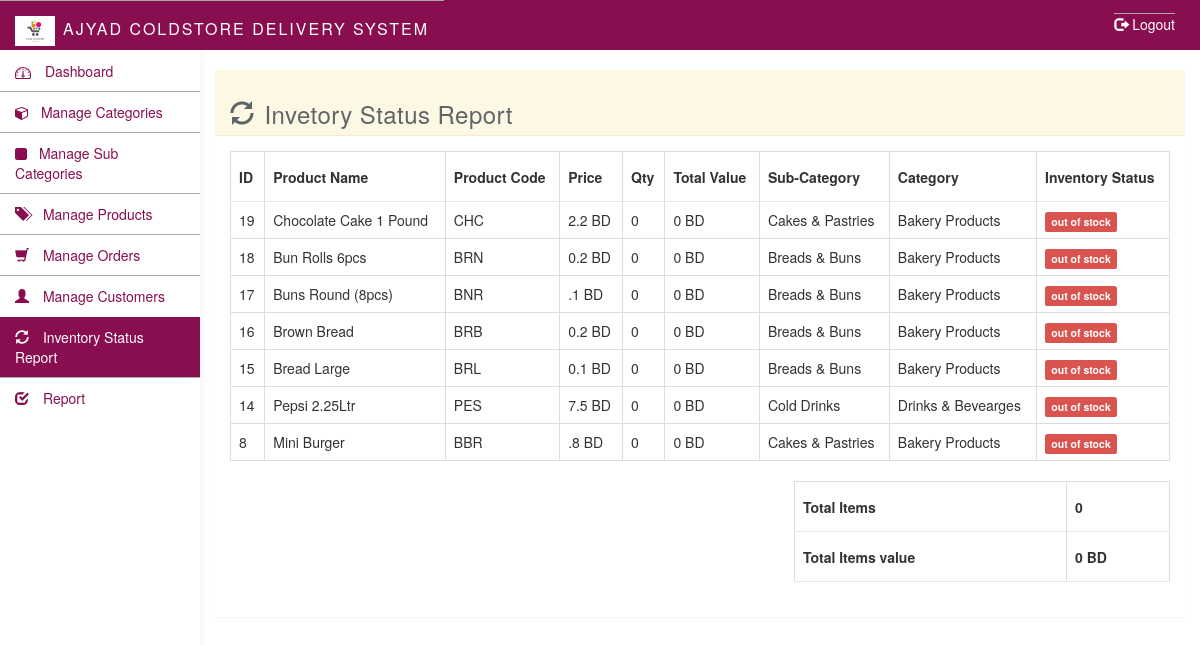
/admin/inventory_status.php (signed in), run on the app's committed database.
### tables this page shows
CREATE TABLE `products` (
  `id` int(11) NOT NULL,
  `subcategory_id` int(11) NOT NULL,
  `category_id` int(11) NOT NULL,
  `product_code` varchar(255) NOT NULL,
  `product_name` varchar(255) NOT NULL,
  `product_price` varchar(255) NOT NULL,
  `product_desc` text NOT NULL,
  `image_1` varchar(255) NOT NULL,
  `image_2` varchar(255) NOT NULL,
  `image_3` varchar(255) NOT NULL,
  `qty` int(11) NOT NULL,
  `stock_status` tinyint(4) NOT NULL,
  `product_status` tinyint(4) NOT NULL,
  `status` tinyint(1) NOT NULL DEFAULT '1',
  `created_date` datetime NOT NULL,
  `modified_date` datetime NOT NULL
);

CREATE TABLE `product_subcategories` (
  `id` int(11) NOT NULL,
  `category_id` int(11) NOT NULL,
  `name` varchar(255) NOT NULL,
  `is_active` tinyint(1) NOT NULL,
  `status` tinyint(1) NOT NULL DEFAULT '1',
  `created_date` datetime NOT NULL DEFAULT CURRENT_TIMESTAMP
);

CREATE TABLE `product_categories` (
  `id` int(11) NOT NULL,
  `category_code` varchar(10) NOT NULL,
  `category_name` varchar(255) NOT NULL,
  `image` varchar(255) NOT NULL,
  `is_active` tinyint(1) NOT NULL DEFAULT '1',
  `status` tinyint(4) NOT NULL,
  `created_date` datetime NOT NULL
);

### functions.php (called while the page is built, shortened)
<?php
function getCategoryNameFromId($con, $cat_id){
  $sql = "SELECT category_name FROM product_categories
  WHERE id = $cat_id";
  $rs = mysqli_query($con, $sql);
  return mysqli_fetch_row($rs)[0];
}
function getSubCategoryNameFromId($con, $subcat_id){
  $sql = "SELECT name FROM product_subcategories
  WHERE id = $subcat_id";
  $rs = mysqli_query($con, $sql);
  return mysqli_fetch_row($rs)[0];
}
?>

### admin/inventory_status.php (the view, shortened to what this page needs)
<?php require_once 'includes/header.php'; ?>
	<div class="col-sm-9 col-sm-offset-3 col-lg-10 col-lg-offset-2 main">
		<div class="row">
			<ol class="breadcrumb top-bar-margin">
				<li><a href="#"><span class="glyphicon glyphicon-home"></span> </a></li>
				<li class="active">Manage Products</li>
			</ol>
		</div>
		<br>
		<div class="panel panel-warning">
	  	<div class="panel-heading">
	  		<h3><span class="glyphicon glyphicon-refresh"  style="margin-right: 10px"></span>Invetory Status Report</h3>
	  		<div id="errorDiv" class="col-sm-8 col-sm-offset-2">
      </div>
      <div class="clearfix"></div>
	  	</div>
	  	<div class="panel-body">
	  		<table class="table table-bordered">
	  			<thead>
	  				<tr>
	  					<th>
	  						ID
	  					</th>
	  					<th>
	  						Product Name
	  					</th>
	  					<th>
	  						Product Code
	  					</th>
	  					<th>
	  						Price
	  					</th>
	  					<th>
	  						Qty
	  					</th>
	  					<th>
	  					  Total Value
	  					</th>
	  					<th>
	  						Sub-Category
	  					</th>
	  					<th>
	  						Category
	  					</th>
	  					<th>
	  						Inventory Status
	  					</th>
	  				</tr>
	  			</thead>
	  			<tbody>
  				<?php
  				$totalQty = 0;
  				$totalValue = 0;
  					$sql = "SELECT * FROM products
  					WHERE status = 1
					ORDER BY created_date DESC";
  					$rs = mysqli_query($con, $sql);
					while ($row = mysqli_fetch_assoc($rs)){
						$totalQty += $row['qty'];
						$totalValue += $row['qty']* $row['product_price'];
						$inventoryStatus = '';
						if($row['qty'] < 1){
							$inventoryStatus = '
		  				<label for="" class="label label-danger">out of stock</label>';
						}
						?>
		  			<tr>
						<td><?=$row['id'] ?></td>
						<td><?=ucwords($row['product_name']) ?></td>
						<td><?=$row['product_code'] ?></td>
						<td><?=$row['product_price'] ?> BD</td>
						<td><?=$row['qty'] ?></td>
						<td><?=$row['qty']* $row['product_price']?> BD</td>
						<td><?php echo ucfirst(getSubCategoryNameFromId($con, $row['subcategory_id'])) ?></td>
						<td><?php echo ucfirst(getCategoryNameFromId($con, $row['category_id'])) ?></td>
						<td><?=$inventoryStatus; ?></td>
		  			</tr>
				<?php } ?>
	  			</tbody>
	  		</table>
	  		<table class="table table-bordered" style="width: 40%;float: right;">
	  			<thead>
	  				<tr>
	  					<th>Total Items</th>
	  					<th><?php echo $totalQty ?></th>
	  				</tr>
	  				<tr>
	  					<th>Total Items value</th>
	  					<th><?php echo $totalValue ?> BD</th>
	  				</tr>
	  			</thead>
	  		</table>
	  	</div>
	  </div>
	</div>
</body>
</html>

### admin/css/styles.css (style rules this page uses)
h1, h2, h3, h4, h5, h6 { color: #5f6468; }
h3, h4 { font-weight: 300; }
.panel { border: 0; }
.panel-heading { font-size: 18px; font-weight: 300; letter-spacing: 0.025em; height: 66px; line-height: 45px; }
.breadcrumb { border-radius: 0; padding: 10px 15px; background: #e9ecf2; box-shadow: 0 1px 1px rgba(0, 0, 0, .05); margin: 0 ; }
.top-bar-margin { margin-top:10px; }
.panel-heading .glyphicon { margin-right: 10px; }
.table { background: #fff; }
.table>thead>tr>th { border-bottom: 1px solid #e6e7e8; vertical-align: middle; height: 50px; }

### data on the page
products: id "19", product_name "Chocolate Cake 1 Pound", product_code "CHC", product_price "2.2", qty "0", $row['qty']*$row['product_price'] "0", subcategory.name "Cakes & Pastries", category.category_name "Bakery Products", shows "out of stock"
products: id "18", product_name "Bun Rolls 6pcs", product_code "BRN", product_price "0.2", qty "0", $row['qty']*$row['product_price'] "0", subcategory.name "Breads & Buns", category.category_name "Bakery Products", shows "out of stock"
products: id "17", product_name "Buns Round (8pcs)", product_code "BNR", product_price ".1", qty "0", $row['qty']*$row['product_price'] "0", subcategory.name "Breads & Buns", category.category_name "Bakery Products", shows "out of stock"
products: id "16", product_name "Brown Bread", product_code "BRB", product_price "0.2", qty "0", $row['qty']*$row['product_price'] "0", subcategory.name "Breads & Buns", category.category_name "Bakery Products", shows "out of stock"
products: id "15", product_name "Bread Large", product_code "BRL", product_price "0.1", qty "0", $row['qty']*$row['product_price'] "0", subcategory.name "Breads & Buns", category.category_name "Bakery Products", shows "out of stock"
products: id "14", product_name "Pepsi 2.25Ltr", product_code "PES", product_price "7.5", qty "0", $row['qty']*$row['product_price'] "0", subcategory.name "Cold Drinks", category.category_name "Drinks & Bevearges", shows "out of stock"
products: id "8", product_name "Mini Burger", product_code "BBR", product_price ".8", qty "0", $row['qty']*$row['product_price'] "0", subcategory.name "Cakes & Pastries", category.category_name "Bakery Products", shows "out of stock"

### other printed values
constant("SYSTEM_NAME") "AJYAD COLDSTORE DELIVERY SYSTEM"
$totalQty "0"
$totalValue "0"
